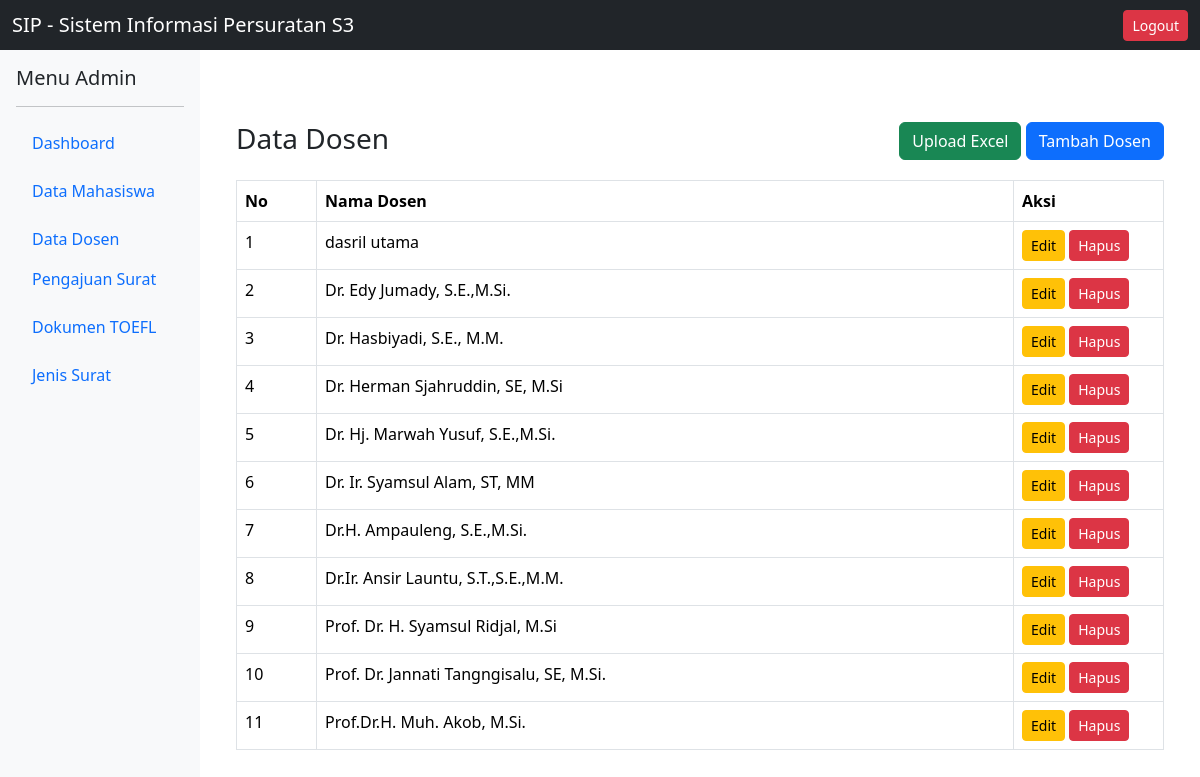
Screenshot of /app/views/admin/dosen/index.php (signed in) with the database file from the repository.
### tables this page shows
CREATE TABLE `dosen` (
  `id` int(11) NOT NULL,
  `nama_dosen` varchar(255) NOT NULL,
  `created_at` timestamp NOT NULL DEFAULT current_timestamp()
);

### app/views/admin/dosen/index.php (the view, shortened to what this page needs)
<?php
require_once '../../../config/database.php';
$query = $pdo->query(
    "SELECT * FROM dosen
     ORDER BY nama_dosen ASC"
);
$dosen = $query->fetchAll();
require_once '../../layouts/header.php';
require_once '../../layouts/sidebar.php';
?>
<div class="container mt-5">
    <div class="d-flex justify-content-between mb-3">
        <h3>
            Data Dosen
        </h3>
        <div>
            <a href="upload.php"
                class="btn btn-success">
                Upload Excel
            </a>
            <a href="create.php"
                class="btn btn-primary">
                Tambah Dosen
            </a>
        </div>
    </div>
    <table class="table table-bordered">
        <thead>
            <tr>
                <th width="80">
                    No
                </th>
                <th>
                    Nama Dosen
                </th>
                <th width="150">
                    Aksi
                </th>
            </tr>
        </thead>
        <tbody>
            <?php $no = 1; ?>
            <?php foreach ($dosen as $dsn): ?>
                <tr>
                    <td>
                        <?= $no++; ?>
                    </td>
                    <td>
                        <?= $dsn['nama_dosen']; ?>
                    </td>
                    <td>
                        <a href="edit.php?id=<?= $dsn['id']; ?>"
                            class="btn btn-warning btn-sm">
                            Edit
                        </a>
                        <a href="../../../controllers/DosenController.php?delete=<?= $dsn['id']; ?>"
                            class="btn btn-danger btn-sm"
                            onclick="return confirm('Hapus dosen?')">
                            Hapus
                        </a>
                    </td>
                </tr>
            <?php endforeach; ?>
        </tbody>
    </table>
</div>
<?php require_once '../../layouts/footer.php'; ?>

### rows the page displays
dosen: nama_dosen "dasril utama"
dosen: nama_dosen "Dr. Edy Jumady, S.E.,M.Si."
dosen: nama_dosen "Dr. Hasbiyadi, S.E., M.M."
dosen: nama_dosen "Dr. Herman Sjahruddin, SE, M.Si"
dosen: nama_dosen "Dr. Hj. Marwah Yusuf, S.E.,M.Si."
dosen: nama_dosen "Dr. Ir. Syamsul Alam, ST, MM"
dosen: nama_dosen "Dr.H. Ampauleng, S.E.,M.Si."
dosen: nama_dosen "Dr.Ir. Ansir Launtu, S.T.,S.E.,M.M."
dosen: nama_dosen "Prof. Dr. H. Syamsul Ridjal, M.Si"
dosen: nama_dosen "Prof. Dr. Jannati Tangngisalu, SE, M.Si."
dosen: nama_dosen "Prof.Dr.H. Muh. Akob, M.Si."
